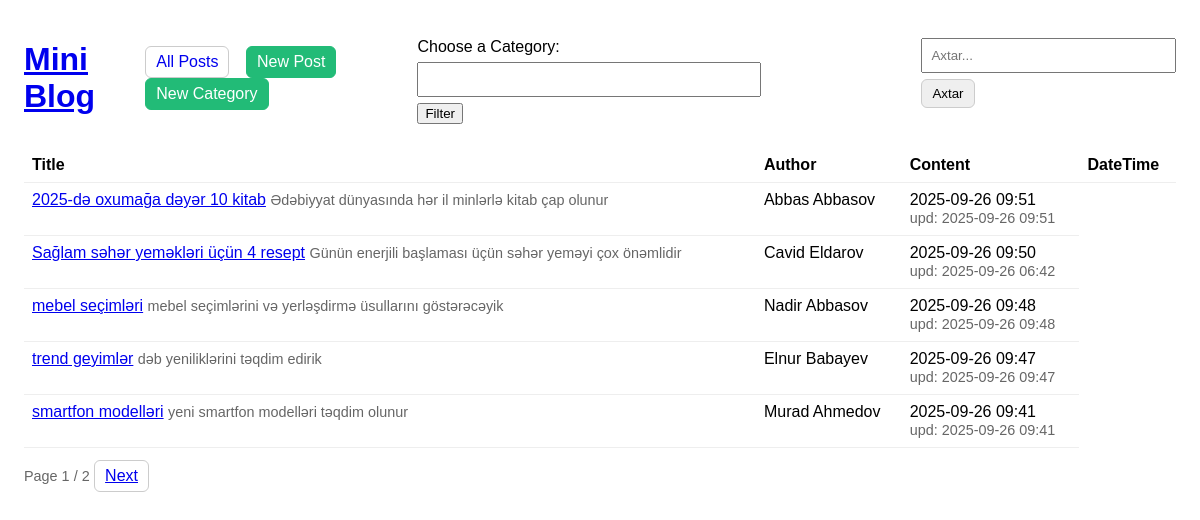
The page / on the database its author committed.
### blog/models.py (models this page shows, shortened)
class Post(models.Model):
    title=models.CharField(max_length=200)
    slug=models.SlugField(max_length=220,unique=True,blank=True)
    content=models.TextField()
    author=models.CharField(max_length=100,default='anonymous')
    created_at=models.DateTimeField(auto_now_add=True)
    updated_at=models.DateTimeField(auto_now=True)
    category=models.ForeignKey(Category,on_delete=models.CASCADE,null=True)
    class Meta:
        ordering=['-created_at']
        indexes=[
            models.Index(fields=['slug']),
            models.Index(fields=['-created_at']),
        ]

### blog/views.py (the view)
# urls.py: path('', views.post_list, name='post_list'),
def post_list(request):
    q = (request.GET.get('q') or "").strip()
    category_filter_form=CategoryForm()
    category_id = request.GET.get('category')
    full_path=request.get_full_path()
    show_filters = {
        "category":category_id is not None,
        "home":full_path == "/"
    }
    qs = Post.objects.all()
    if category_id is not None:
        qs = qs.filter(category_id=category_id)
    if q:
        qs = qs.filter(
            Q(title__icontains=q) | Q(content__icontains=q)
        ).distinct()
    paginator = Paginator(qs, 5)
    page = request.GET.get('page') or 1
    page_obj = paginator.get_page(page)
    return render(request, 'blog/post_list.html',
                  {'page_obj': page_obj,
                   "posts": page_obj.object_list,
                   "q": q,
                   "category_filter_form": category_filter_form,
                   "show_filters": show_filters,
                   })

### blog/forms.py
class CategoryForm(forms.Form):
    category=forms.ModelChoiceField(
        queryset=Category.objects.all(),
        label="Choose a Category",
        widget=Select2Widget(attrs={'class': 'select2'})
    )

### blog/templates/blog/post_list.html (shortened to what this page needs)
{% extends "blog/base.html" %}
{% block content %}
    <table>
        <thead>
        <tr>
            <th>Title</th>
            <th>Author</th>
            <th>Content</th>
            <th>DateTime</th>
        </tr>
        </thead>
        <tbody>
        {% for p in posts %}
            {% include 'blog/_post_row.html' with p=p %}
        {% endfor %}
        </tbody>
    </table>
        <div style="margin-top:12px">
            <span class="muted">Page {{ page_obj.number }} / {{ page_obj.paginator.num_pages }}</span>
        {%  if page_obj.has_next %}
                <a class="btn" href="?q={{ q }}&page={{ page_obj.next_page_number }}">Next</a>
            {% endif %}
        </div>
{% endblock %}

### blog/templates/blog/_post_row.html
<tr>
    <td>
        <a href="{% url 'blog:post_detail' p.slug %}">{{ p.title }}</a>
        <span class="muted">{{ p.content|truncatechars:80 }}</span>
    </td>
    <td>
        {{ p.author }}
    </td>
    <td>
         {{ p.created_at|date:"Y-m-d H:i" }}
        {% if p.updated_at %}
            <br/>
            <span class="muted">
            upd: {{ p.updated_at|date:"Y-m-d H:i" }}
            </span>
        {% endif %}
    </td>
</tr>

### blog/templates/blog/base.html (style rules this page uses)
body { font-family: sans-serif; margin: 24px; }
.btn { padding:6px 10px; border:1px solid #ccc; border-radius:6px; display:inline-block; }
.muted { color:#666; font-size: 90%; }
input[type=text], textarea { width: 100%; padding:8px; box-sizing:border-box; margin:6px 0; }
table { width:100%; border-collapse: collapse; }
th, td { padding: 8px; border-bottom:1px solid #eee; text-align:left; vertical-align: top; }

### rows shown on the page
Post: title "2025-də oxumağa dəyər 10 kitab", content "Ədəbiyyat dünyasında hər il minlərlə kitab çap olunur", author "Abbas Abbasov", created_at "2025-09-26 09:51", updated_at "2025-09-26 09:51"
Post: title "Sağlam səhər yeməkləri üçün 4 resept", content "Günün enerjili başlaması üçün səhər yeməyi çox önəmlidir", author "Cavid Eldarov", created_at "2025-09-26 09:50", updated_at "2025-09-26 06:42"
Post: title "mebel seçimləri", content "mebel seçimlərini və yerləşdirmə üsullarını göstərəcəyik", author "Nadir Abbasov", created_at "2025-09-26 09:48", updated_at "2025-09-26 09:48"
Post: title "trend geyimlər", content "dəb yeniliklərini təqdim edirik", author "Elnur Babayev", created_at "2025-09-26 09:47", updated_at "2025-09-26 09:47"
Post: title "smartfon modelləri", content "yeni smartfon modelləri təqdim olunur", author "Murad Ahmedov", created_at "2025-09-26 09:41", updated_at "2025-09-26 09:41"

### other values the page prints
{{ page_obj.number }} "1"
{{ page_obj.paginator.num_pages }} "2"
